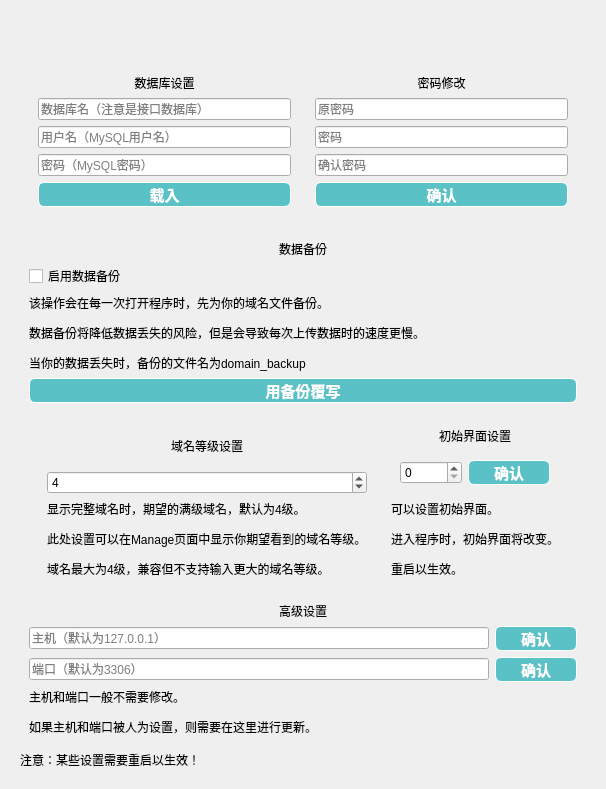
           <widget class="QWidget" name="pageSetting">
            <layout class="QGridLayout" name="gridLayout_5">
             <item row="0" column="0">
              <widget class="QWidget" name="widget_2" native="true">
               <layout class="QVBoxLayout" name="verticalLayout_4">
                <item>
                 <widget class="QWidget" name="widget_6" native="true">
                  <property name="minimumSize">
                   <size>
                    <width>0</width>
                    <height>100</height>
                   </size>
                  </property>
                  <layout class="QHBoxLayout" name="horizontalLayout">
                   <item>
                    <widget class="QWidget" name="widget_4" native="true">
                     <property name="minimumSize">
                      <size>
                       <width>0</width>
                       <height>0</height>
                      </size>
                     </property>
                     <layout class="QVBoxLayout" name="verticalLayout_2">
                      <item>
                       <widget class="Scroll" name="tipsL" native="true">
                        <property name="minimumSize">
                         <size>
                          <width>0</width>
                          <height>30</height>
                         </size>
                        </property>
                       </widget>
                      </item>
                      <item>
                       <widget class="QLabel" name="label_2">
                        <property name="styleSheet">
                         <string notr="true">font: 700 12pt &quot;Microsoft YaHei UI&quot;;</string>
                        </property>
                        <property name="text">
                         <string>数据库设置</string>
                        </property>
                        <property name="alignment">
                         <set>Qt::AlignCenter</set>
                        </property>
                       </widget>
                      </item>
                      <item>
                       <widget class="QtMaterialAutoComplete" name="sqlDbNameLineEdit">
                        <property name="placeholderText">
                         <string>数据库名（注意是接口数据库）</string>
                        </property>
                       </widget>
                      </item>
                      <item>
                       <widget class="QtMaterialAutoComplete" name="sqlUsernameLineEdit">
                        <property name="placeholderText">
                         <string>用户名（MySQL用户名）</string>
                        </property>
                       </widget>
                      </item>
                      <item>
                       <widget class="QtMaterialAutoComplete" name="sqlPwdLineEdit">
                        <property name="echoMode">
                         <enum>QLineEdit::Password</enum>
                        </property>
                        <property name="placeholderText">
                         <string>密码（MySQL密码）</string>
                        </property>
                       </widget>
                      </item>
                      <item>
                       <widget class="QPushButton" name="loadHost">
                        <property name="minimumSize">
                         <size>
                          <width>82</width>
                          <height>20</height>
                         </size>
                        </property>
                        <property name="cursor">
                         <cursorShape>PointingHandCursor</cursorShape>
                        </property>
                        <property name="styleSheet">
                         <string notr="true">QPushButton {
	border: 0.5px solid white;
	border-radius: 6px;
	background-color: rgb(90, 194, 198);
	min-width: 80px;
	font-family: &quot;Times New Roman&quot;;
	font-size: 11pt;
	font-weight: bold;
	color: white;
}

QPushButton:hover {
	border: 0.5px solid white;
	border-radius: 6px;
	background-color: #1fab89;
	min-width: 80px;
	font-family: &quot;Times New Roman&quot;;
	font-size: 10pt;
	font-weight: bold;
	color: white;
}</string>
                        </property>
                        <property name="text">
                         <string>载入</string>
                        </property>
                       </widget>
                      </item>
                     </layout>
                    </widget>
                   </item>
                   <item>
                    <widget class="QWidget" name="widget_5" native="true">
                     <property name="minimumSize">
                      <size>
                       <width>0</width>
                       <height>0</height>
                      </size>
                     </property>
                     <layout class="QVBoxLayout" name="verticalLayout_3">
                      <item>
                       <widget class="Scroll" name="tipsR" native="true">
                        <property name="minimumSize">
                         <size>
                          <width>0</width>
                          <height>30</height>
                         </size>
                        </property>
                       </widget>
                      </item>
                      <item>
                       <widget class="QLabel" name="label_19">
                        <property name="styleSheet">
                         <string notr="true">font: 700 12pt &quot;Microsoft YaHei UI&quot;;</string>
                        </property>
                        <property name="text">
                         <string>密码修改</string>
                        </property>
                        <property name="alignment">
                         <set>Qt::AlignCenter</set>
                        </property>
                       </widget>
                      </item>
                      <item>
                       <widget class="QtMaterialAutoComplete" name="oldPwdLineEdit">
                        <property name="echoMode">
                         <enum>QLineEdit::Password</enum>
                        </property>
                        <property name="placeholderText">
                         <string>原密码</string>
                        </property>
                       </widget>
                      </item>
                      <item>
                       <widget class="QtMaterialAutoComplete" name="changePwdLineEdit">
                        <property name="echoMode">
                         <enum>QLineEdit::Password</enum>
                        </property>
                        <property name="placeholderText">
                         <string>密码</string>
                        </property>
                       </widget>
                      </item>
                      <item>
                       <widget class="QtMaterialAutoComplete" name="changeConfirmLineEdit">
                        <property name="echoMode">
                         <enum>QLineEdit::Password</enum>
                        </property>
                        <property name="placeholderText">
                         <string>确认密码</string>
                        </property>
                       </widget>
                      </item>
                      <item>
                       <widget class="QPushButton" name="loadChange">
                        <property name="minimumSize">
                         <size>
                          <width>82</width>
                          <height>20</height>
                         </size>
                        </property>
                        <property name="cursor">
                         <cursorShape>PointingHandCursor</cursorShape>
                        </property>
                        <property name="styleSheet">
                         <string notr="true">QPushButton {
	border: 0.5px solid white;
	border-radius: 6px;
	background-color: rgb(90, 194, 198);
	min-width: 80px;
	font-family: &quot;Times New Roman&quot;;
	font-size: 11pt;
	font-weight: bold;
	color: white;
}

QPushButton:hover {
	border: 0.5px solid white;
	border-radius: 6px;
	background-color: #1fab89;
	min-width: 80px;
	font-family: &quot;Times New Roman&quot;;
	font-size: 10pt;
	font-weight: bold;
	color: white;
}</string>
                        </property>
                        <property name="text">
                         <string>确认</string>
                        </property>
                       </widget>
                      </item>
                     </layout>
                    </widget>
                   </item>
                  </layout>
                 </widget>
                </item>
                <item>
                 <widget class="QWidget" name="widget_8" native="true">
                  <property name="minimumSize">
                   <size>
                    <width>0</width>
                    <height>100</height>
                   </size>
                  </property>
                  <layout class="QVBoxLayout" name="verticalLayout_5">
                   <item>
                    <widget class="QLabel" name="label_29">
                     <property name="styleSheet">
                      <string notr="true">font: 700 12pt &quot;Microsoft YaHei UI&quot;;</string>
                     </property>
                     <property name="text">
                      <string>数据备份</string>
                     </property>
                     <property name="alignment">
                      <set>Qt::AlignCenter</set>
                     </property>
                    </widget>
                   </item>
                   <item>
                    <widget class="QCheckBox" name="saveButton">
                     <property name="text">
                      <string>启用数据备份</string>
                     </property>
                     <property name="checkable">
                      <bool>true</bool>
                     </property>
                     <property name="checked">
                      <bool>false</bool>
                     </property>
                    </widget>
                   </item>
                   <item>
                    <widget class="QLabel" name="label_30">
                     <property name="styleSheet">
                      <string notr="true">font: 9pt &quot;Microsoft YaHei UI&quot;;</string>
                     </property>
                     <property name="text">
                      <string>&lt;html&gt;&lt;head/&gt;&lt;body&gt;&lt;p&gt;该操作会在每一次打开程序时，先为你的域名文件备份。&lt;/p&gt;&lt;p&gt;数据备份将降低数据丢失的风险，但是会导致每次上传数据时的速度更慢。&lt;/p&gt;&lt;p&gt;当你的数据丢失时，备份的文件名为domain_backup&lt;/p&gt;&lt;/body&gt;&lt;/html&gt;</string>
                     </property>
                    </widget>
                   </item>
                   <item>
                    <widget class="QPushButton" name="rewriteTable">
                     <property name="minimumSize">
                      <size>
                       <width>82</width>
                       <height>20</height>
                      </size>
                     </property>
                     <property name="cursor">
                      <cursorShape>PointingHandCursor</cursorShape>
                     </property>
                     <property name="styleSheet">
                      <string notr="true">QPushButton {
	border: 0.5px solid white;
	border-radius: 6px;
	background-color: rgb(90, 194, 198);
	min-width: 80px;
	font-family: &quot;Times New Roman&quot;;
	font-size: 11pt;
	font-weight: bold;
	color: white;
}

QPushButton:hover {
	border: 0.5px solid white;
	border-radius: 6px;
	background-color: #1fab89;
	min-width: 80px;
	font-family: &quot;Times New Roman&quot;;
	font-size: 10pt;
	font-weight: bold;
	color: white;
}</string>
                     </property>
                     <property name="text">
                      <string>用备份覆写</string>
                     </property>
                    </widget>
                   </item>
                   <item>
                    <widget class="QWidget" name="widget_13" native="true">
                     <property name="minimumSize">
                      <size>
                       <width>0</width>
                       <height>100</height>
                      </size>
                     </property>
                     <layout class="QHBoxLayout" name="horizontalLayout_10" stretch="6,4">
                      <item>
                       <widget class="QWidget" name="widget_14" native="true">
                        <layout class="QVBoxLayout" name="verticalLayout_14">
                         <item>
                          <widget class="QLabel" name="label_34">
                           <property name="styleSheet">
                            <string notr="true">font: 700 12pt &quot;Microsoft YaHei UI&quot;;</string>
                           </property>
                           <property name="text">
                            <string>域名等级设置</string>
                           </property>
                           <property name="alignment">
                            <set>Qt::AlignCenter</set>
                           </property>
                          </widget>
                         </item>
                         <item>
                          <widget class="QSpinBox" name="spinBox">
                           <property name="value">
                            <number>4</number>
                           </property>
                          </widget>
                         </item>
                         <item>
                          <widget class="QLabel" name="label_35">
                           <property name="styleSheet">
                            <string notr="true">font: 9pt &quot;Microsoft YaHei UI&quot;;</string>
                           </property>
                           <property name="text">
                            <string>&lt;html&gt;&lt;head/&gt;&lt;body&gt;&lt;p&gt;显示完整域名时，期望的满级域名，默认为4级。&lt;/p&gt;&lt;p&gt;此处设置可以在Manage页面中显示你期望看到的域名等级。&lt;/p&gt;&lt;p&gt;域名最大为4级，兼容但不支持输入更大的域名等级。&lt;/p&gt;&lt;/body&gt;&lt;/html&gt;</string>
                           </property>
                          </widget>
                         </item>
                        </layout>
                       </widget>
                      </item>
                      <item>
                       <widget class="QWidget" name="widget_15" native="true">
                        <layout class="QVBoxLayout" name="verticalLayout_15">
                         <item>
                          <widget class="QLabel" name="label_36">
                           <property name="styleSheet">
                            <string notr="true">font: 700 12pt &quot;Microsoft YaHei UI&quot;;</string>
                           </property>
                           <property name="text">
                            <string>初始界面设置</string>
                           </property>
                           <property name="alignment">
                            <set>Qt::AlignCenter</set>
                           </property>
                          </widget>
                         </item>
                         <item>
                          <widget class="QWidget" name="widget_16" native="true">
                           <layout class="QHBoxLayout" name="horizontalLayout_11">
                            <item>
                             <widget class="QSpinBox" name="spinBoxPage">
                              <property name="maximum">
                               <number>6</number>
                              </property>
                              <property name="value">
                               <number>0</number>
                              </property>
                             </widget>
                            </item>
                            <item>
                             <widget class="QPushButton" name="setHomeButton">
                              <property name="minimumSize">
                               <size>
                                <width>82</width>
                                <height>20</height>
                               </size>
                              </property>
                              <property name="cursor">
                               <cursorShape>PointingHandCursor</cursorShape>
                              </property>
                              <property name="styleSheet">
                               <string notr="true">QPushButton {
	border: 0.5px solid white;
	border-radius: 6px;
	background-color: rgb(90, 194, 198);
	min-width: 80px;
	font-family: &quot;Times New Roman&quot;;
	font-size: 11pt;
	font-weight: bold;
	color: white;
}

QPushButton:hover {
	border: 0.5px solid white;
	border-radius: 6px;
	background-color: #1fab89;
	min-width: 80px;
	font-family: &quot;Times New Roman&quot;;
	font-size: 10pt;
	font-weight: bold;
	color: white;
}</string>
                              </property>
                              <property name="text">
                               <string>确认</string>
                              </property>
                             </widget>
                            </item>
                           </layout>
                          </widget>
                         </item>
                         <item>
                          <widget class="QLabel" name="label_37">
                           <property name="styleSheet">
                            <string notr="true">font: 9pt &quot;Microsoft YaHei UI&quot;;</string>
                           </property>
                           <property name="text">
                            <string>&lt;html&gt;&lt;head/&gt;&lt;body&gt;&lt;p&gt;可以设置初始界面。&lt;/p&gt;&lt;p&gt;进入程序时，初始界面将改变。&lt;/p&gt;&lt;p&gt;重启以生效。&lt;/p&gt;&lt;/body&gt;&lt;/html&gt;</string>
                           </property>
                          </widget>
                         </item>
                        </layout>
                       </widget>
                      </item>
                     </layout>
                    </widget>
                   </item>
                   <item>
                    <widget class="QLabel" name="label_32">
                     <property name="styleSheet">
                      <string notr="true">font: 700 12pt &quot;Microsoft YaHei UI&quot;;</string>
                     </property>
                     <property name="text">
                      <string>高级设置</string>
                     </property>
                     <property name="alignment">
                      <set>Qt::AlignCenter</set>
                     </property>
                    </widget>
                   </item>
                   <item>
                    <layout class="QHBoxLayout" name="horizontalLayout_6">
                     <item>
                      <widget class="QtMaterialAutoComplete" name="sqlDbHostName">
                       <property name="placeholderText">
                        <string>主机（默认为127.0.0.1）</string>
                       </property>
                      </widget>
                     </item>
                     <item>
                      <widget class="QPushButton" name="loadHostName">
                       <property name="minimumSize">
                        <size>
                         <width>82</width>
                         <height>20</height>
                        </size>
                       </property>
                       <property name="cursor">
                        <cursorShape>PointingHandCursor</cursorShape>
                       </property>
                       <property name="styleSheet">
                        <string notr="true">QPushButton {
	border: 0.5px solid white;
	border-radius: 6px;
	background-color: rgb(90, 194, 198);
	min-width: 80px;
	font-family: &quot;Times New Roman&quot;;
	font-size: 11pt;
	font-weight: bold;
	color: white;
}

QPushButton:hover {
	border: 0.5px solid white;
	border-radius: 6px;
	background-color: #1fab89;
	min-width: 80px;
	font-family: &quot;Times New Roman&quot;;
	font-size: 10pt;
	font-weight: bold;
	color: white;
}</string>
                       </property>
                       <property name="text">
                        <string>确认</string>
                       </property>
                      </widget>
                     </item>
                    </layout>
                   </item>
                   <item>
                    <layout class="QHBoxLayout" name="horizontalLayout_7">
                     <item>
                      <widget class="QtMaterialAutoComplete" name="sqlDbPort">
                       <property name="placeholderText">
                        <string>端口（默认为3306）</string>
                       </property>
                      </widget>
                     </item>
                     <item>
                      <widget class="QPushButton" name="loadPort">
                       <property name="minimumSize">
                        <size>
                         <width>82</width>
                         <height>20</height>
                        </size>
                       </property>
                       <property name="cursor">
                        <cursorShape>PointingHandCursor</cursorShape>
                       </property>
                       <property name="styleSheet">
                        <string notr="true">QPushButton {
	border: 0.5px solid white;
	border-radius: 6px;
	background-color: rgb(90, 194, 198);
	min-width: 80px;
	font-family: &quot;Times New Roman&quot;;
	font-size: 11pt;
	font-weight: bold;
	color: white;
}

QPushButton:hover {
	border: 0.5px solid white;
	border-radius: 6px;
	background-color: #1fab89;
	min-width: 80px;
	font-family: &quot;Times New Roman&quot;;
	font-size: 10pt;
	font-weight: bold;
	color: white;
}</string>
                       </property>
                       <property name="text">
                        <string>确认</string>
                       </property>
                      </widget>
                     </item>
                    </layout>
                   </item>
                   <item>
                    <widget class="QLabel" name="label_33">
                     <property name="styleSheet">
                      <string notr="true">font: 9pt &quot;Microsoft YaHei UI&quot;;</string>
                     </property>
                     <property name="text">
                      <string>&lt;html&gt;&lt;head/&gt;&lt;body&gt;&lt;p&gt;主机和端口一般不需要修改。&lt;/p&gt;&lt;p&gt;如果主机和端口被人为设置，则需要在这里进行更新。&lt;/p&gt;&lt;/body&gt;&lt;/html&gt;</string>
                     </property>
                    </widget>
                   </item>
                  </layout>
                 </widget>
                </item>
                <item>
                 <widget class="QLabel" name="label_26">
                  <property name="styleSheet">
                   <string notr="true">font: 700 12pt &quot;Microsoft YaHei UI&quot;;</string>
                  </property>
                  <property name="text">
                   <string>注意：某些设置需要重启以生效！</string>
                  </property>
                 </widget>
                </item>
               </layout>
              </widget>
             </item>
            </layout>
           </widget>
